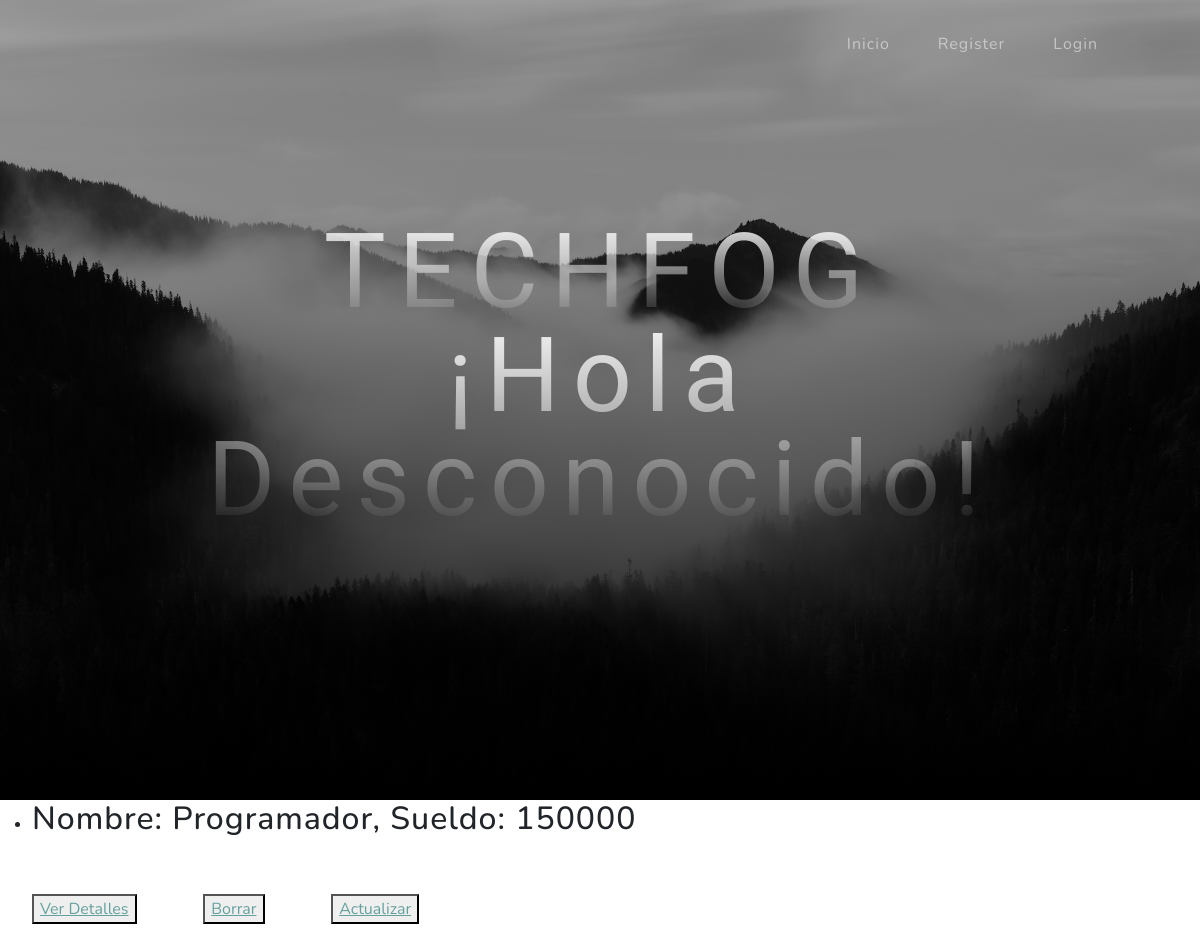
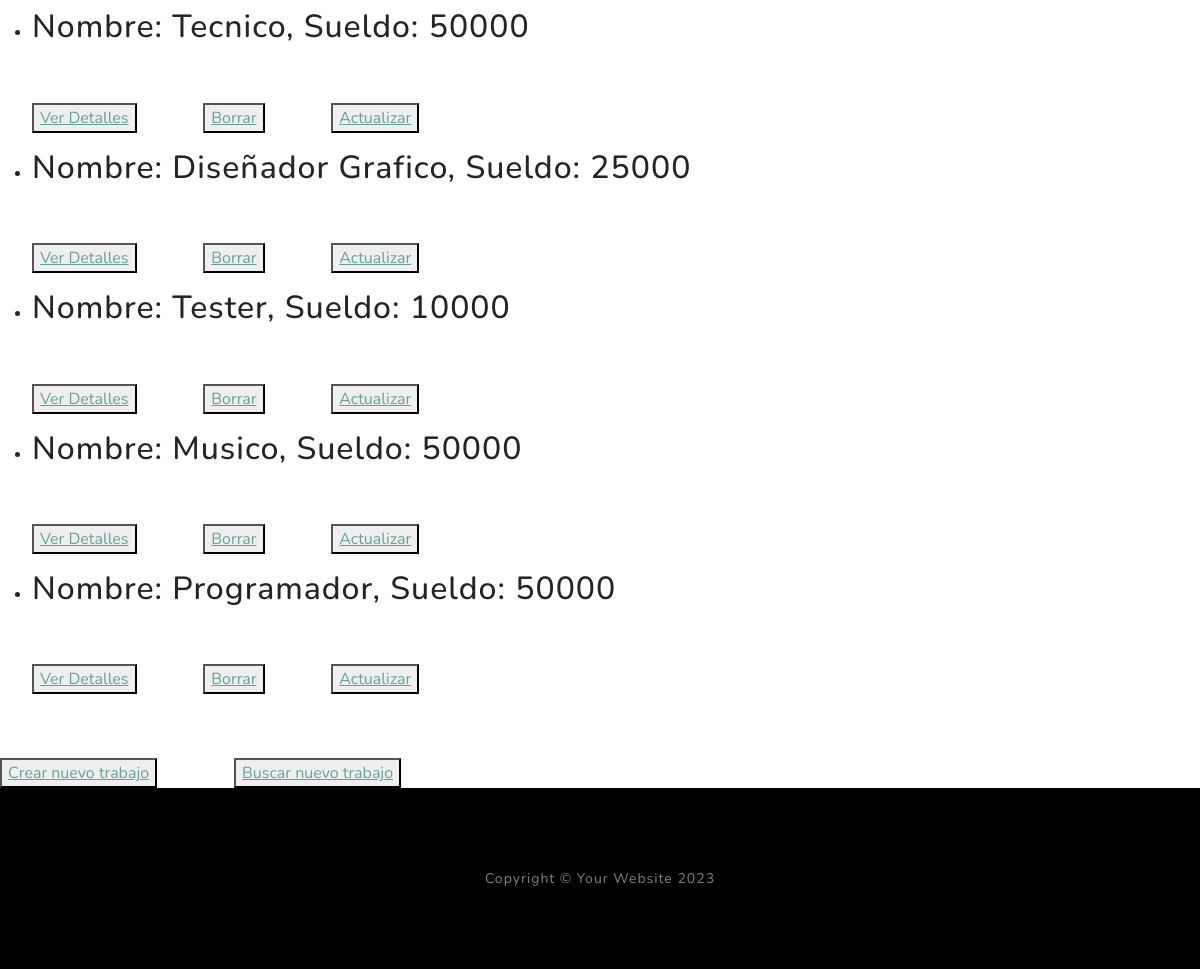
/trabajos_list/, run on an earlier commit of the app's database (2 pictures, top to bottom).
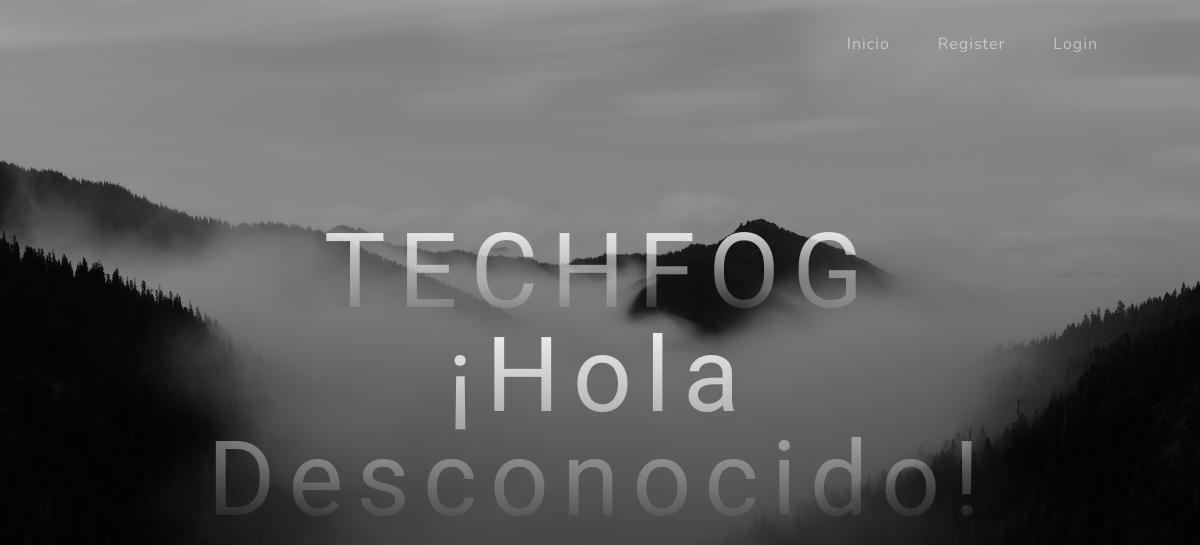
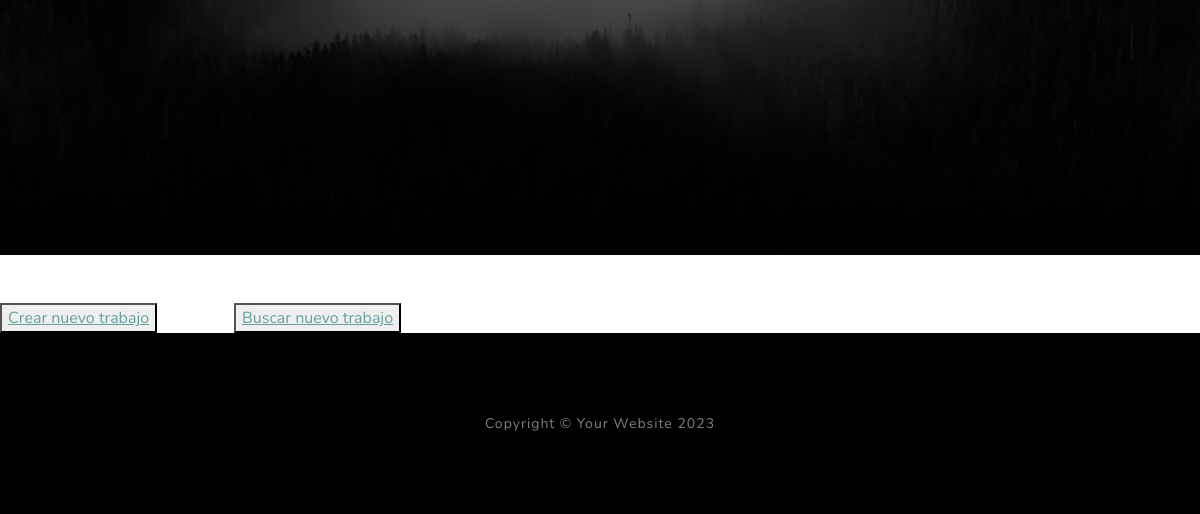
And on a later commit of the database (2 pictures, top to bottom).
### MiApp2/models.py (models this page shows)
class Trabajo(models.Model):
    nombre=models.CharField(max_length=40)
    sueldo = models.IntegerField()
    def __str__(self):
        return f'Nombre: {self.nombre}, Sueldo: {self.sueldo}'

### MiApp2/views.py (the view)
# urls.py: path('trabajos_list/', views.TrabajoList.as_view(), name='List'),
class TrabajoList(ListView):
    model = Trabajo
    template_name = 'MiApp2/trabajo_list.html'

### MiApp2/Templates/MiApp2/trabajo_list.html (shortened to what this page needs)
{% extends 'MiApp2/index.html' %}
{% load static %}
{% block codigo_fatal2 %}
{% for trabajo in object_list %}
<ul>
    <li>
        <h2>{{trabajo}}</h2>
        <br>
        <br>
        <button>
            <a href="{% url 'Detail' trabajo.id %}">Ver Detalles</a>
        </button>
        <button>
            <a href="{% url 'Delete' trabajo.id %}">Borrar</a>
        </button>
        <button>
            <a href="{% url 'Update' trabajo.id %}">Actualizar</a>
        </button>
    </li>
</ul>
{% endfor %}
    <br>
    <br>
<button>
    <a href="{% url 'Create' %}">Crear nuevo trabajo</a>
</button>
<button>
    <a href="{% url 'Buscar Trabajo' %}">Buscar nuevo trabajo</a>
</button>
{% endblock %}

What changed in the data, as far as the page shows it:
removed Trabajo: nombre+sueldo "Nombre: Programador, Sueldo: 150000"
removed Trabajo: nombre+sueldo "Nombre: Tecnico, Sueldo: 50000"
removed Trabajo: nombre+sueldo "Nombre: Diseñador Grafico, Sueldo: 25000"
removed Trabajo: nombre+sueldo "Nombre: Tester, Sueldo: 10000"
removed Trabajo: nombre+sueldo "Nombre: Musico, Sueldo: 50000"
removed Trabajo: nombre+sueldo "Nombre: Programador, Sueldo: 50000"
